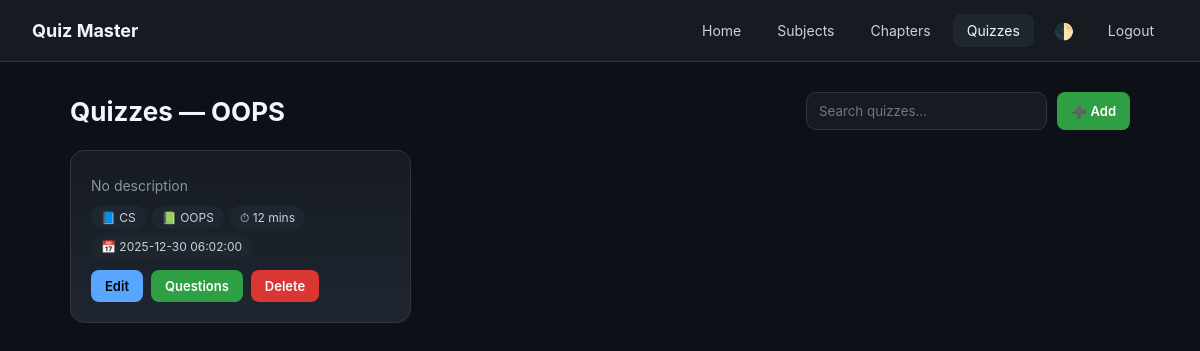
Before: /teacher/chapters/2/quizzes (signed in) with the older database file.
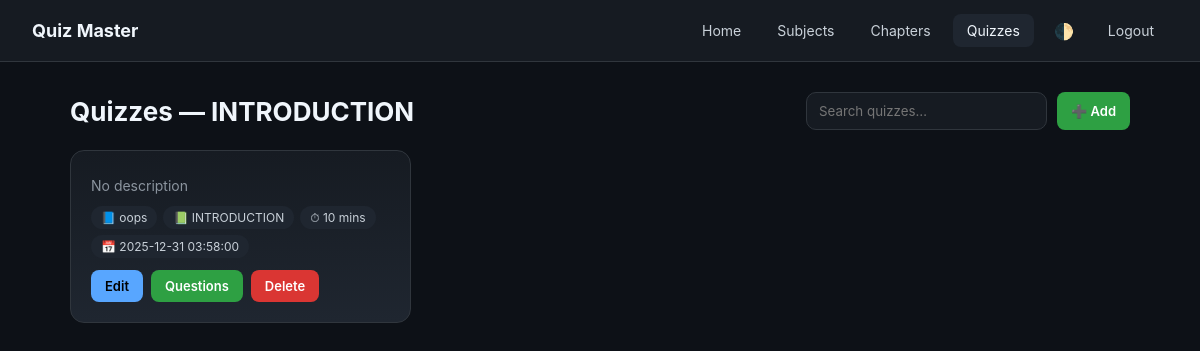
After: the same page with the newer database file.
### controller/models.py (models this page shows)
class Chapter(db.Model):
    __tablename__ = "chapter"
    chapter_id = db.Column(db.Integer, primary_key=True)
    subject_id = db.Column(
        db.Integer,
        db.ForeignKey("subject.subject_id"),
        nullable=False
    )
    name = db.Column(db.String(100), nullable=False)
    description = db.Column(db.Text)
    quizzes = db.relationship(
        "Quiz",
        backref="chapter",
        cascade="all, delete-orphan"
    )

class Subject(db.Model):
    __tablename__ = "subject"
    subject_id = db.Column(db.Integer, primary_key=True)
    name = db.Column(db.String(100), unique=True, nullable=False)
    description = db.Column(db.Text)
    created_at = db.Column(db.DateTime, default=datetime.utcnow)
    chapters = db.relationship(
        "Chapter",
        backref="subject",
        cascade="all, delete-orphan"
    )

class Quiz(db.Model):
    __tablename__ = "quiz"
    quiz_id = db.Column(db.Integer, primary_key=True)
    chapter_id = db.Column(
        db.Integer,
        db.ForeignKey("chapter.chapter_id"),
        nullable=False
    )
    scheduled_date = db.Column(db.DateTime, nullable=False)
    duration = db.Column(db.Integer, nullable=False)  # minutes
    status = db.Column(db.String(20), default="active")
    questions = db.relationship(
        "Question",
        backref="quiz",
        cascade="all, delete-orphan"
    )
    attempts = db.relationship(
        "QuizAttempt",
        backref="quiz",
        cascade="all, delete-orphan"
    )

### main.py (the view)
@app.route("/teacher/chapters/<int:chapter_id>/quizzes")
@login_required
@role_required("teacher")
def teacher_quizzes(chapter_id):
    chapter = Chapter.query.get_or_404(chapter_id)
    subject = Subject.query.get_or_404(chapter.subject_id)
    quizzes = Quiz.query.filter_by(chapter_id=chapter_id).all()
    return render_template(
        "teacher/quizzes.html",
        chapter=chapter,
        subject=subject,   # ✅ THIS FIXES THE ERROR
        quizzes=quizzes
    )

### main.py (called while the page is built)
def login_required(f):
    @wraps(f)
    def wrapper(*args, **kwargs):
        if "user_id" not in session:
            flash("Please login first")
            return redirect(url_for("login"))
        return f(*args, **kwargs)
    return wrapper

def role_required(required_role):
    def decorator(f):
        @wraps(f)
        def wrapper(*args, **kwargs):
            if session.get("role") != required_role:
                flash("Unauthorized access")
                return redirect(url_for("login"))
            return f(*args, **kwargs)
        return wrapper
    return decorator

### templates/TEACHER/quizzes.html (shortened to what this page needs)
<!DOCTYPE html>
<html lang="en">
<head>
</head>
<body>
<nav class="navbar">
    <div class="brand">Quiz Master</div>
    <div class="nav-links">
        <a class="nav-link" href="{{ url_for('teacher_dashboard') }}">Home</a>
        <a class="nav-link" href="{{ url_for('teacher_subjects') }}">Subjects</a>
        <a class="nav-link"
           href="{{ url_for('teacher_chapters', subject_id=subject.subject_id) }}">
            Chapters
        </a>
        <a class="nav-link active">Quizzes</a>
        <span class="theme-toggle" onclick="toggleTheme()">🌓</span>
        <a class="nav-link" href="{{ url_for('logout') }}">Logout</a>
    </div>
</nav>
<div class="container">
    <div class="header">
        <h1>Quizzes — {{ chapter.name }}</h1>
        <div class="search-box">
            <input type="text" placeholder="Search quizzes…" onkeyup="filterQuizzes(this.value)">
            <button class="btn-primary" onclick="openModal()">➕ Add</button>
        </div>
    </div>
    {% if quizzes %}
    <div class="grid">
        {% for q in quizzes %}
        <div class="card quiz-card"
             data-name="{{ q.title|lower }}"
             data-title="{{ q.title }}"
             data-description="{{ q.description }}"
             data-duration="{{ q.duration }}"
             data-date="{{ q.scheduled_date|replace(' ', 'T') }}"
             data-edit-url="{{ url_for('edit_quiz', quiz_id=q.quiz_id) }}">
            <p>{{ q.description or "No description" }}</p>
            <div class="badges">
                <div class="badge">📘 {{ subject.name }}</div>
                <div class="badge">📗 {{ chapter.name }}</div>
                <div class="badge">⏱ {{ q.duration }} mins</div>
                <div class="badge">📅 {{ q.scheduled_date }}</div>
            </div>
            <div class="actions">
                <button class="btn-secondary" onclick="editQuiz(this)">Edit</button>
                <a href="{{ url_for('teacher_questions', quiz_id=q.quiz_id) }}">
                    <button class="btn-primary">Questions</button>
                </a>
                <form method="POST"
                      action="{{ url_for('delete_quiz', quiz_id=q.quiz_id) }}"
                      onsubmit="return confirm('Delete this quiz? All questions will be removed.');">
                    <button class="btn-danger">Delete</button>
                </form>
            </div>
        </div>
        {% endfor %}
    </div>
    {% else %}
    <div class="empty">No quizzes yet.</div>
    {% endif %}
</div>
</body>
</html>

Changed rows visible on the page:
changed Chapter: name "OOPS" → "INTRODUCTION"
changed Quiz: duration "12" → "10"; scheduled_date "2025-12-30 06:02:00" → "2025-12-31 03:58:00"
changed Subject: name "CS" → "oops"
